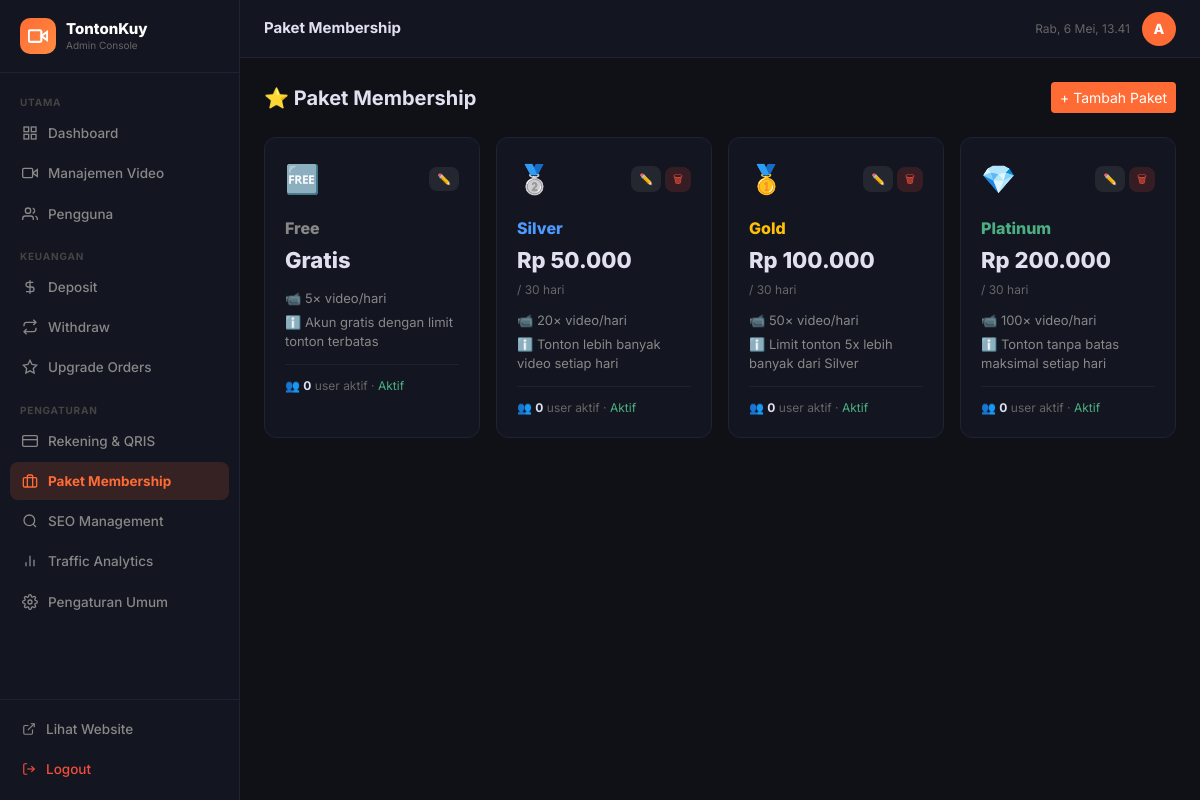
The app's page /console/memberships.php (signed in) with its own data.
### tables this page shows
CREATE TABLE IF NOT EXISTS `memberships` (
  `id`              INT UNSIGNED AUTO_INCREMENT PRIMARY KEY,
  `name`            VARCHAR(100) NOT NULL,
  `price`           DECIMAL(15,2) NOT NULL DEFAULT 0.00,
  `watch_limit`     INT NOT NULL DEFAULT 10 COMMENT 'Jumlah video per hari',
  `duration_days`   INT NOT NULL DEFAULT 30,
  `description`     TEXT DEFAULT NULL,
  `is_active`       TINYINT(1) NOT NULL DEFAULT 1,
  `sort_order`      INT NOT NULL DEFAULT 0,
  `created_at`      DATETIME NOT NULL DEFAULT CURRENT_TIMESTAMP
);

### bootstrap.php (called while the page is built, shortened)
<?php
function format_rp(float $amount): string {
    return 'Rp ' . number_format($amount, 0, ',', '.');
}

### console/memberships.php (the view, shortened to what this page needs)
<?php
require_once __DIR__ . '/auth.php';
$plans = $pdo->query("SELECT * FROM memberships ORDER BY sort_order ASC, price ASC")->fetchAll();
$pageTitle  = 'Paket Membership';
$activePage = 'memberships';
require __DIR__ . '/partials/header.php';
?>
<div class="d-flex align-items-center justify-content-between mb-4">
  <div><h5 class="mb-0 fw-bold">⭐ Paket Membership</h5></div>
  <button class="btn btn-sm text-white" style="background:var(--brand)" data-bs-toggle="modal" data-bs-target="#addPlanModal">+ Tambah Paket</button>
</div>
<div class="row g-3">
  <?php foreach ($plans as $p):
    $colors = ['#888','#4E9BFF','#FFC107','#4CAF82'];
    $icons  = ['🆓','🥈','🥇','💎'];
    $color  = $colors[min($p['sort_order'], 3)];
    $icon   = $icons[min($p['sort_order'], 3)];
    $activeUsers = $pdo->prepare("SELECT COUNT(*) FROM users WHERE membership_id=? AND membership_expires_at>NOW()");
    $activeUsers->execute([$p['id']]); $activeUsers = $activeUsers->fetchColumn();
  ?>
  <div class="col-md-6 col-xl-3">
    <div class="c-card h-100">
      <div class="c-card-body">
        <div class="d-flex align-items-center justify-content-between mb-3">
          <div style="font-size:28px"><?= $icon ?></div>
          <div class="d-flex gap-1">
            <button class="btn btn-sm b-neutral" style="border:none;border-radius:8px;font-size:11px" onclick='editPlan(<?= json_encode($p) ?>)'>✏️</button>
            <?php if ((float)$p['price'] > 0): ?>
            <form method="POST" class="d-inline" onsubmit="return confirm('Hapus paket ini?')">
              <button class="btn btn-sm b-danger" style="border:none;border-radius:8px;font-size:11px">🗑</button>
            </form>
            <?php endif; ?>
          </div>
        </div>
        <div style="font-size:16px;font-weight:800;color:<?= $color ?>"><?= htmlspecialchars($p['name']) ?></div>
        <div style="font-size:22px;font-weight:800;margin:4px 0"><?= (float)$p['price']===0.0?'Gratis':format_rp((float)$p['price']) ?></div>
        <div style="font-size:12px;color:#666;margin-bottom:12px"><?= (float)$p['price']>0?'/ '.$p['duration_days'].' hari':'' ?></div>
        <div style="font-size:13px;color:#888;display:flex;flex-direction:column;gap:4px">
          <div>📹 <?= $p['watch_limit'] ?>× video/hari</div>
          <?php if ($p['description']): ?><div>ℹ️ <?= htmlspecialchars($p['description']) ?></div><?php endif; ?>
        </div>
        <div style="margin-top:12px;padding-top:12px;border-top:1px solid #1f2235;font-size:12px;color:#666">
          👥 <strong style="color:#e0e0f0"><?= $activeUsers ?></strong> user aktif
          · <?= $p['is_active']?'<span style="color:#4CAF82">Aktif</span>':'<span style="color:#F44E3B">Nonaktif</span>' ?>
        </div>
      </div>
    </div>
  </div>
  <?php endforeach; ?>
</div>
<?php require __DIR__ . '/partials/footer.php'; ?>

### console/partials/header.php (shortened to what this page needs)
<?php
$pageTitle  = $pageTitle  ?? 'Console';
$activePage = $activePage ?? '';
$admin      = $_SESSION['admin'] ?? ['username'=>'Admin'];
?>
<!DOCTYPE html>
<html lang="id" data-bs-theme="dark">
<head>
<link rel="stylesheet" href="https://cdn.jsdelivr.net/npm/bootstrap@5.3.0/dist/css/bootstrap.min.css">
</head>
<body>
<aside class="c-sidebar" id="sidebar">
  <div class="c-sidebar__logo">
    <div class="c-sidebar__icon">
      <svg width="20" height="20" fill="none" viewBox="0 0 24 24" stroke="#fff" stroke-width="2.5"><polygon points="23 7 16 12 23 17 23 7"/><rect x="1" y="5" width="15" height="14" rx="2"/></svg>
    </div>
    <div>
      <div class="c-sidebar__brand">TontonKuy</div>
      <div class="c-sidebar__sub">Admin Console</div>
    </div>
  </div>
  <nav class="c-sidebar__nav">
    <div class="c-sidebar__label">Utama</div>
    <a href="/console/" class="c-nav-link <?= $activePage==='dashboard'?'active':'' ?>">
      <svg width="16" height="16" fill="none" viewBox="0 0 24 24" stroke="currentColor" stroke-width="2"><rect x="3" y="3" width="7" height="7"/><rect x="14" y="3" width="7" height="7"/><rect x="3" y="14" width="7" height="7"/><rect x="14" y="14" width="7" height="7"/></svg>
      Dashboard
    </a>
    <a href="/console/videos.php" class="c-nav-link <?= $activePage==='videos'?'active':'' ?>">
      <svg width="16" height="16" fill="none" viewBox="0 0 24 24" stroke="currentColor" stroke-width="2"><polygon points="23 7 16 12 23 17 23 7"/><rect x="1" y="5" width="15" height="14" rx="2"/></svg>
      Manajemen Video
    </a>
    <a href="/console/users.php" class="c-nav-link <?= $activePage==='users'?'active':'' ?>">
      <svg width="16" height="16" fill="none" viewBox="0 0 24 24" stroke="currentColor" stroke-width="2"><path d="M17 21v-2a4 4 0 00-4-4H5a4 4 0 00-4 4v2"/><circle cx="9" cy="7" r="4"/><path d="M23 21v-2a4 4 0 00-3-3.87M16 3.13a4 4 0 010 7.75"/></svg>
      Pengguna
    </a>
    <div class="c-sidebar__label" style="margin-top:6px">Keuangan</div>
    <a href="/console/deposits.php" class="c-nav-link <?= $activePage==='deposits'?'active':'' ?>">
      <svg width="16" height="16" fill="none" viewBox="0 0 24 24" stroke="currentColor" stroke-width="2"><path d="M12 2v20M17 5H9.5a3.5 3.5 0 000 7h5a3.5 3.5 0 010 7H6"/></svg>
      Deposit
    </a>
    <a href="/console/withdrawals.php" class="c-nav-link <?= $activePage==='withdrawals'?'active':'' ?>">
      <svg width="16" height="16" fill="none" viewBox="0 0 24 24" stroke="currentColor" stroke-width="2"><polyline points="17 1 21 5 17 9"/><path d="M3 11V9a4 4 0 014-4h14M7 23l-4-4 4-4"/><path d="M21 13v2a4 4 0 01-4 4H3"/></svg>
      Withdraw
    </a>
    <a href="/console/upgrades.php" class="c-nav-link <?= $activePage==='upgrades'?'active':'' ?>">
      <svg width="16" height="16" fill="none" viewBox="0 0 24 24" stroke="currentColor" stroke-width="2"><polygon points="12 2 15.09 8.26 22 9.27 17 14.14 18.18 21.02 12 17.77 5.82 21.02 7 14.14 2 9.27 8.91 8.26 12 2"/></svg>
      Upgrade Orders
    </a>
    <div class="c-sidebar__label" style="margin-top:6px">Pengaturan</div>
    <a href="/console/payment.php" class="c-nav-link <?= $activePage==='payment'?'active':'' ?>">
      <svg width="16" height="16" fill="none" viewBox="0 0 24 24" stroke="currentColor" stroke-width="2"><rect x="1" y="4" width="22" height="16" rx="2"/><line x1="1" y1="10" x2="23" y2="10"/></svg>
      Rekening & QRIS
    </a>
    <a href="/console/memberships.php" class="c-nav-link <?= $activePage==='memberships'?'active':'' ?>">
      <svg width="16" height="16" fill="none" viewBox="0 0 24 24" stroke="currentColor" stroke-width="2"><rect x="2" y="7" width="20" height="14" rx="2"/><path d="M16 21V5a2 2 0 00-2-2h-4a2 2 0 00-2 2v16"/></svg>
      Paket Membership
    </a>
    <a href="/console/seo.php" class="c-nav-link <?= $activePage==='seo'?'active':'' ?>">
      <svg width="16" height="16" fill="none" viewBox="0 0 24 24" stroke="currentColor" stroke-width="2"><circle cx="11" cy="11" r="8"/><line x1="21" y1="21" x2="16.65" y2="16.65"/></svg>
      SEO Management
    </a>
    <a href="/console/analytics.php" class="c-nav-link <?= $activePage==='analytics'?'active':'' ?>">
      <svg width="16" height="16" fill="none" viewBox="0 0 24 24" stroke="currentColor" stroke-width="2"><line x1="18" y1="20" x2="18" y2="10"/><line x1="12" y1="20" x2="12" y2="4"/><line x1="6" y1="20" x2="6" y2="14"/></svg>
      Traffic Analytics
    </a>
    <a href="/console/settings.php" class="c-nav-link <?= $activePage==='settings'?'active':'' ?>">
      Pengaturan Umum
    </a>
  </nav>
  <div class="c-sidebar__footer">
    <a href="/" target="_blank" class="c-nav-link">
      <svg width="14" height="14" fill="none" viewBox="0 0 24 24" stroke="currentColor" stroke-width="2"><path d="M18 13v6a2 2 0 01-2 2H5a2 2 0 01-2-2V8a2 2 0 012-2h6"/><polyline points="15 3 21 3 21 9"/><line x1="10" y1="14" x2="21" y2="3"/></svg>
      Lihat Website
    </a>
    <a href="/console/logout.php" class="c-nav-link" style="color:#F44E3B">
      <svg width="14" height="14" fill="none" viewBox="0 0 24 24" stroke="currentColor" stroke-width="2"><path d="M9 21H5a2 2 0 01-2-2V5a2 2 0 012-2h4"/><polyline points="16 17 21 12 16 7"/><line x1="21" y1="12" x2="9" y2="12"/></svg>
      Logout
    </a>
  </div>
</aside>
<div class="c-main">
  <header class="c-topbar">
    <div class="c-topbar__title"><?= htmlspecialchars($pageTitle) ?></div>
    <div class="c-topbar__clock" id="c-clock"></div>
    <div class="c-topbar__avatar"><?= strtoupper(substr($admin['username'],0,1)) ?></div>
  </header>
  <div class="c-content">

### console/partials/footer.php (shortened to what this page needs)
  </div>
</div>
</body>
</html>

### console/partials/header.php (style rules this page uses)
:root { --brand: #FF6B35; --sidebar-w: 240px; --sidebar-bg: #131520; --topbar-h: 58px; }
*, *::before, *::after { font-family: 'Inter', sans-serif; box-sizing: border-box; }
body { background: #0f1117; color: #e0e0f0; min-height: 100vh; }
.c-sidebar { position: fixed; top: 0; left: 0; width: var(--sidebar-w); height: 100vh; background: var(--sidebar-bg); border-right: 1px solid #1f2235; display: flex; flex-direction: column; z-index: 1050; transition: transform .25s; }
.c-sidebar__logo { display: flex; align-items: center; gap: 10px; padding: 18px 20px; border-bottom: 1px solid #1f2235; }
.c-sidebar__icon { width: 36px; height: 36px; background: linear-gradient(135deg, #FF6B35, #FF8C42); border-radius: 10px; display: flex; align-items: center; justify-content: center; }
.c-sidebar__brand { font-size: 15px; font-weight: 800; color: #fff; line-height: 1.2; }
.c-sidebar__sub { font-size: 10px; color: #666; }
.c-sidebar__nav { flex: 1; overflow-y: auto; padding: 12px 10px; }
.c-sidebar__label { font-size: 10px; font-weight: 700; text-transform: uppercase; letter-spacing: .8px; color: #444; padding: 10px 10px 4px; }
.c-nav-link { display: flex; align-items: center; gap: 10px; padding: 9px 12px; border-radius: 8px; color: #888; font-size: 13.5px; font-weight: 500; text-decoration: none; margin-bottom: 2px; transition: all .18s; position: relative; }
.c-nav-link.active { background: rgba(255,107,53,.15); color: var(--brand); font-weight: 700; }
.c-sidebar__footer { padding: 10px; border-top: 1px solid #1f2235; }
.c-topbar { position: fixed; top: 0; left: var(--sidebar-w); right: 0; height: var(--topbar-h); background: #131520; border-bottom: 1px solid #1f2235; display: flex; align-items: center; padding: 0 24px; gap: 12px; z-index: 1040; transition: left .25s; }
.c-topbar__title { font-weight: 700; font-size: 15px; flex: 1; }
.c-topbar__clock { font-size: 12px; color: #666; }
.c-topbar__avatar { width: 34px; height: 34px; background: var(--brand); border-radius: 50%; display: flex; align-items: center; justify-content: center; font-weight: 800; font-size: 14px; color: #fff; }
.c-main { margin-left: var(--sidebar-w); padding-top: var(--topbar-h); min-height: 100vh; transition: margin .25s; }
.c-content { padding: 24px; }
.c-card { background: #131520; border: 1px solid #1f2235; border-radius: 12px; overflow: hidden; }
.c-card-body { padding: 20px; }
.b-danger { background: rgba(244,78,59,.15); color: #F44E3B; }
.b-neutral { background: rgba(255,255,255,.07); color: #888; }

### records on screen
memberships: sort_order "🆓", name "Free", price "Gratis", watch_limit "5", description "Akun gratis dengan limit tonton terbatas", activeUsers "0", is_active "Aktif"
memberships: sort_order "🥈", name "Silver", price "Rp 50.000", duration_days "30", watch_limit "20", description "Tonton lebih banyak video setiap hari", activeUsers "0", is_active "Aktif"
memberships: sort_order "🥇", name "Gold", price "Rp 100.000", duration_days "30", watch_limit "50", description "Limit tonton 5x lebih banyak dari Silver", activeUsers "0", is_active "Aktif"
memberships: sort_order "💎", name "Platinum", price "Rp 200.000", duration_days "30", watch_limit "100", description "Tonton tanpa batas maksimal setiap hari", activeUsers "0", is_active "Aktif"

### other values on screen
$pageTitle "Paket Membership"
substr($admin['username'],0,1) "A"
